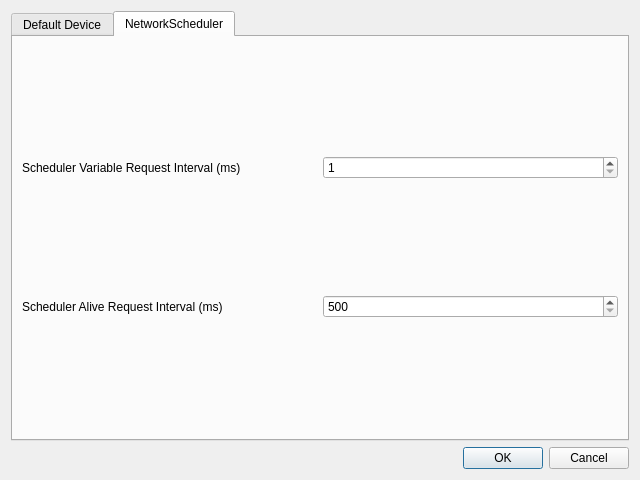
<?xml version="1.0" encoding="UTF-8"?>
<ui version="4.0">
 <class>PreferencesDialog</class>
 <widget class="QDialog" name="PreferencesDialog">
  <property name="geometry">
   <rect>
    <x>0</x>
    <y>0</y>
    <width>640</width>
    <height>480</height>
   </rect>
  </property>
  <property name="windowTitle">
   <string>Dialog</string>
  </property>
  <layout class="QVBoxLayout" name="verticalLayout">
   <item>
    <widget class="QTabWidget" name="tabWidget">
     <property name="currentIndex">
      <number>1</number>
     </property>
     <widget class="QWidget" name="tab">
      <attribute name="title">
       <string>Default Device</string>
      </attribute>
     </widget>
     <widget class="QWidget" name="tab_2">
      <attribute name="title">
       <string>NetworkScheduler</string>
      </attribute>
      <layout class="QGridLayout" name="gridLayout">
       <item row="0" column="0">
        <widget class="QLabel" name="label">
         <property name="text">
          <string>Scheduler Variable Request Interval (ms)</string>
         </property>
        </widget>
       </item>
       <item row="0" column="1">
        <widget class="QSpinBox" name="m_variableRequestSpinBox">
         <property name="minimum">
          <number>1</number>
         </property>
         <property name="maximum">
          <number>500</number>
         </property>
        </widget>
       </item>
       <item row="1" column="0">
        <widget class="QLabel" name="label_2">
         <property name="text">
          <string>Scheduler Alive Request Interval (ms)</string>
         </property>
        </widget>
       </item>
       <item row="1" column="1">
        <widget class="QSpinBox" name="m_aliveRequestSpinBox">
         <property name="minimum">
          <number>500</number>
         </property>
         <property name="maximum">
          <number>2000</number>
         </property>
        </widget>
       </item>
      </layout>
     </widget>
    </widget>
   </item>
   <item>
    <widget class="QDialogButtonBox" name="buttonBox">
     <property name="orientation">
      <enum>Qt::Horizontal</enum>
     </property>
     <property name="standardButtons">
      <set>QDialogButtonBox::Cancel|QDialogButtonBox::Ok</set>
     </property>
    </widget>
   </item>
  </layout>
 </widget>
 <resources/>
 <connections>
  <connection>
   <sender>buttonBox</sender>
   <signal>accepted()</signal>
   <receiver>PreferencesDialog</receiver>
   <slot>accept()</slot>
   <hints>
    <hint type="sourcelabel">
     <x>248</x>
     <y>254</y>
    </hint>
    <hint type="destinationlabel">
     <x>157</x>
     <y>274</y>
    </hint>
   </hints>
  </connection>
  <connection>
   <sender>buttonBox</sender>
   <signal>rejected()</signal>
   <receiver>PreferencesDialog</receiver>
   <slot>reject()</slot>
   <hints>
    <hint type="sourcelabel">
     <x>316</x>
     <y>260</y>
    </hint>
    <hint type="destinationlabel">
     <x>286</x>
     <y>274</y>
    </hint>
   </hints>
  </connection>
 </connections>
</ui>
